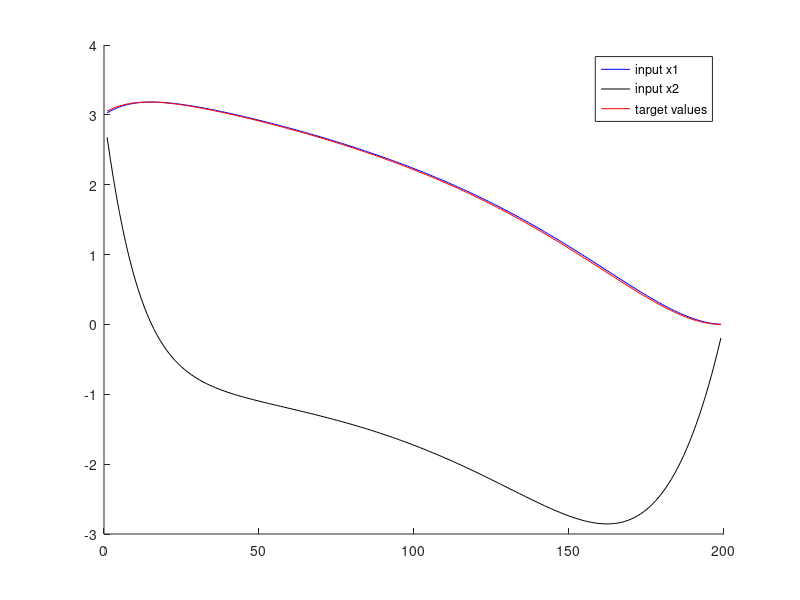

The MATLAB source for this figure: (Note: this script raises an error after producing the figure.)
clear
clc
close all

%% Data Processing 
load('VanderPol_traj_data.mat')
X = inputs(:,20:end)';
Y = targets(20:end)';

X_test = inputs(:,1:20)';
Y_test = targets(1:20)';


% Plot the whole data
figure 
hold on
plot(inputs(1,:),'b')
plot(inputs(2,:),'k')
plot(targets,'r')
lgd = legend('input x1','input x2','target values');
lgd.FontSize = 15;
title('The data set')
set(gca,'fontsize',14)

%% prepare D_i matrices 

[n,m] = size(X); 

% Generate random u from a uniform distribution  
U=2*(rand(m,500)-0.5);   %scatter(U(1,:),U(2,:))      

% For each u, compute a diagonal vector 
store_diag_vec = [];
for i=1:size(U,2)
    diag_vec = zeros(1,size(X,1));
    indicator = find(X*U(:,i)>=0);
    diag_vec(indicator) = 1;    
    
    if diag_vec==0
        continue
    end
    
    % Check if a diagonal vector already exist
    if  isempty(store_diag_vec) 
        store_diag_vec = [store_diag_vec; diag_vec];
    elseif ~ismember(diag_vec,store_diag_vec,'rows')
        store_diag_vec = [store_diag_vec; diag_vec];
    end
%     i
end
% store_diag_vec


% Form diagonal matrices Di
P = size(store_diag_vec,1);
for i=1:P
    D(:,:,i)=diag(store_diag_vec(i,:));
end
% D

%% Solve the regularized convex problem (8)
beta = 0.2;

cvx_begin %quiet
    variable v(m,P) 
    variable w(m,P)
    obj = 0;
    regulizer = 0;
    for i = 1:P
        obj = obj + D(:,:,i)*X*(v(:,i)-w(:,i));
        regulizer = regulizer + norm(v(:,i)) + norm(w(:,i));
    end
    obj = 0.5*norm(obj-Y)^2;
    
    minimize(obj+beta*regulizer);
    subject to
        for i = 1:P
            (2*D(:,:,i)-eye(n))*X*v(:,i)>=0;
            (2*D(:,:,i)-eye(n))*X*w(:,i)>=0;
        end
cvx_end

%% Compute optimal weights 
W1 = [];
W2 = [];
for i = 1:P
    if norm(v(:,i)) > 1e-3
        W1 = [W1, v(:,i)/sqrt(norm(v(:,i)))];
        W2 = [W2; sqrt(norm(v(:,i)))];
    end
end
for i = 1:P
    if norm(w(:,i)) > 1e-3
        W1 = [W1, w(:,i)/sqrt(norm(w(:,i)))];
        W2 = [W2; -sqrt(norm(w(:,i)))];
    end
end

%% Forward with optimal weights (using train data)   
ReLU=@(x) max(0,x);

layer1 = X*W1;
layer1_ReLU = ReLU(layer1);  
output = layer1_ReLU*W2;

training_cost = 0.5*norm(output - Y)^2 + 0.5*beta*(norm(W1,'fro')^2 + norm(W2)^2) % 0.2
%% Plot training 
figure
hold on
plot(Y,'r.','MarkerSize',10)
plot(output,'b.','MarkerSize',6)
lgd = legend('target','predict');
lgd.FontSize = 15;
title('Training evaluation')
set(gca,'fontsize',14)
ylim([0 3.5])


%% Forward with optimal weights (using test data) 
layer1 = X_test*W1;
layer1_ReLU = ReLU(layer1);  
output_test = layer1_ReLU*W2;

testing_cost = 0.5*norm(output_test - Y_test)^2 + 0.5*beta*(norm(W1,'fro')^2 + norm(W2)^2) % 0.2
%% Plot testing 
figure
hold on
plot(Y_test,'r.','MarkerSize',10)
plot(output_test,'b.','MarkerSize',10)
lgd = legend('target','predict');
lgd.FontSize = 15;
title('Testing evaluation')
set(gca,'fontsize',14)
% ylim([0 3.5])









